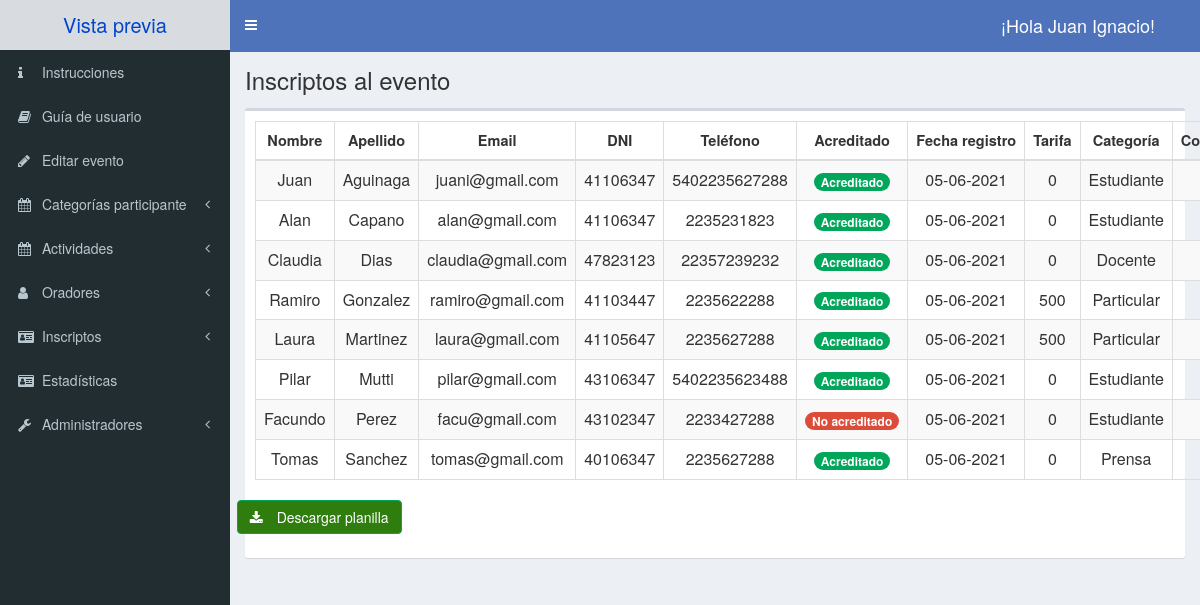
The app's page /admin/descargar-inscriptos.php (signed in) with its own data.
### tables this page shows
CREATE TABLE usuario(
    id_user int NOT NULL AUTO_INCREMENT,  
    email varchar(50) NOT NULL UNIQUE,
    clave varchar(255) NOT NULL,
    dni int(8) UNSIGNED NOT NULL,
    nombre varchar(50) NOT NULL,
    apellido varchar(50) NOT NULL,
    telefono varchar(20) not null,
    calle varchar(50) NOT NULL,
    numero int NOT NULL,
    ciudad varchar(40) NOT NULL,
    provincia varchar(30) NOT NULL,
    pais varchar(30) NOT NULL,
    trabajo_cientifico TINYINT not NULL,
    institucion varchar(100) not null,
    cargo varchar(30) not null,
    PRIMARY KEY(id_user)
);

CREATE TABLE participante(
    id_participante int NOT NULL AUTO_INCREMENT,
    id_user int NOT NULL,
    id_evento int NOT NULL,
    id_categoria int NOT NULL,
    fecha_registro DATE NOT NULL,
    acreditado TINYINT not NULL,
    forma_pago varchar(40) not null,
    importe_abonado float not null,
    comprobante varchar(50) not null,
    fecha_pago date not null,
    comentario_pago varchar(600) not null,
    pago_confirmado TINYINT not NULL,
    exento TINYINT not NULL,
    facturacion TINYINT not NULL,
    iva varchar(15) not null,
    cuit int(12) not null,
    adicionales varchar(600) not null,
    nombre_factura varchar(50) not null,
    alojamiento varchar(100) not null,
    fecha_arribo date not null,
    fecha_partida date not null,
    traslado varchar(50) not null,
    PRIMARY KEY(id_participante),
    UNIQUE KEY (id_user,id_evento),
    FOREIGN KEY(id_user) REFERENCES usuario(id_user) ON DELETE CASCADE,
    FOREIGN KEY(id_evento) REFERENCES evento(id_evento) ON DELETE CASCADE,
    FOREIGN KEY(id_categoria) REFERENCES categoria_participante(id_categoria) ON DELETE CASCADE
);

CREATE TABLE cat_asociadas(
    id_evento int NOT NULL,
    id_categoria int NOT NULL,
    tarifa float not NULL,
    PRIMARY KEY(id_evento,id_categoria),
    FOREIGN KEY(id_evento) REFERENCES evento(id_evento) ON DELETE CASCADE,
    FOREIGN KEY(id_categoria) REFERENCES categoria_participante(id_categoria) ON DELETE CASCADE
);

CREATE TABLE categoria_participante(
    id_categoria int NOT NULL AUTO_INCREMENT,
    nombre varchar(50) NOT NULL,
    autoreg TINYINT not NULL,
    PRIMARY KEY(id_categoria)
);

### admin/descargar-inscriptos.php (the view, shortened to what this page needs)
<?php
include_once 'templates/header.php';
$permiso = $_SESSION['permiso'];
if ($permiso) {
  $id_evento = urldecode(openssl_decrypt($_GET['id'], "AES-128-ECB","unmdp2021"));
} else {
  $id_evento = $_SESSION['id_evento'];
}
?>
<body class="hold-transition skin-blue sidebar-mini">
  <div class="wrapper">
    <?php
    include_once 'templates/barra.php';
    ?>
    <?php
    include_once 'templates/navegacion.php';
    ?>
    <div class="content-wrapper">
      <section class="content-header">
        <h1>
          Inscriptos al evento
        </h1>
      </section>
      <section class="content">
        <div class="row centrar-contenido">
          <div class="col-xs-12">
            <div class="box">
              <div class="box-body">
                <div class="">
                  <table id="dtHorizontalVerticalExample" class="text-center table table-striped table-bordered table-sm " cellspacing="0" width="100%">
                    <thead>
                      <tr>
                        <th class="col-xs-3">Nombre</th>
                        <th class="col-xs-3">Apellido</th>
                        <th class="col-xs-3">Email</th>
                        <th class="col-xs-2">DNI</th>
                        <th class="col-xs-2">Teléfono</th>
                        <th class="col-xs-2">Acreditado</th>
                        <th class="col-xs-2">Fecha registro</th>
                        <th class="col-xs-2">Tarifa</th>
                        <th class="col-xs-2">Categoría</th>
                        <th class="col-xs-2">Comprobante de pago</th>
                      </tr>
                    </thead>
                    <tbody>
                      <?php
                      try {
                        include_once 'funciones/funciones.php';
                        $sql = "
                    SELECT u.id_user, u.nombre, u.apellido, u.email, u.dni, u.telefono, u.calle, u.numero, u.ciudad,
                      u.provincia, u.pais, u.trabajo_cientifico, u.institucion, u.cargo, p.fecha_registro, p.acreditado,
                      p.forma_pago, p.importe_abonado, p.fecha_pago, p.comentario_pago, p.pago_confirmado, p.exento,
                      p.facturacion, p.iva, p.cuit, p.adicionales, p.nombre_factura, p.alojamiento, p.fecha_arribo,
                      p.fecha_partida, p.traslado, c.tarifa, p.comprobante, p.id_participante, p.id_categoria, cp.nombre as nombre_categoria
                    FROM (usuario u INNER JOIN participante p ON u.id_user=p.id_user) INNER JOIN cat_asociadas c
                    ON c.id_categoria=p.id_categoria INNER JOIN categoria_participante cp ON c.id_categoria=cp.id_categoria
                    WHERE p.id_evento=" . $id_evento . " and c.id_evento=" . $id_evento . "
                    ORDER BY u.apellido, u.nombre";
                        $tuplas = $db->query($sql);
                      } catch (Exception $e) {
                        echo "Error: " . $e->getMessage();
                      }
                      if ($tuplas) {
                        while ($user = $tuplas->fetch_assoc()) {
                      ?>
                          <tr>
                            <td><?php echo $user['nombre']; ?></td>
                            <td><?php echo $user['apellido']; ?></td>
                            <td> <?php echo $user['email']; ?></td>
                            <td> <?php echo $user['dni']; ?></td>
                            <td><?php echo $user['telefono']; ?></td>
                            <td><?php
                                if ($user['acreditado']) {
                                  echo "<span id='acreditado' class='badge bg-green'>Acreditado</span>";
                                } else {
                                  echo "<span id='acreditado' class='badge bg-red'>No acreditado</span>";
                                }; ?></td>
                            <td> <?php echo date_format(date_create($user['fecha_registro']), 'd-m-Y'); ?></td>
                            <td> <?php echo $user['tarifa']; ?></td>
                            <td> <?php echo $user['nombre_categoria']; ?></td>
                            <td><?php echo $user['comprobante']; ?></td>
                          </tr>
                      <?php
                        }
                      }
                      ?>
                  </table>
                  <div id="acciones" class="row">
                    <div class="col-lg-2 centrar-contenido">
                      <button type="button" id="exportar" data-id="<?php echo $id_evento ?>" class="btn  btn-success" style="background-color:#2e7d0e"><i class="fa fa-download"></i> Descargar planilla</button>
                    </div>
                  </div>
                </div>
              </div>
            </div>
          </div>
        </div>
      </section>
    </div>
    <?php
    include_once 'templates/footer.php';
    ?>

### admin/css/admin.css (style rules this page uses)
h1 { font-size: 30px; }
table td { font-size: 16px; }
table th { font-size: 14.5px; }
.centrar-contenido { display: flex; justify-content: center; }
#dtHorizontalVerticalExample th, td { white-space: nowrap; }
button i { margin-right: 1rem; }
.btn-success { background-color: #00a65a; border-color: #00a65a; }
#acciones { padding-bottom: 1em }

### records on screen
usuario: nombre "Juan", apellido "Aguinaga", email "juani@gmail.com", dni "41106347", telefono "5402235627288", shows "Acreditado", participante.fecha_registro "05-06-2021", cat_asociadas.tarifa "0", categoria_participante.nombre "Estudiante"
usuario: nombre "Alan", apellido "Capano", email "alan@gmail.com", dni "41106347", telefono "2235231823", shows "Acreditado", participante.fecha_registro "05-06-2021", cat_asociadas.tarifa "0", categoria_participante.nombre "Estudiante"
usuario: nombre "Claudia", apellido "Dias", email "claudia@gmail.com", dni "47823123", telefono "22357239232", shows "Acreditado", participante.fecha_registro "05-06-2021", cat_asociadas.tarifa "0", categoria_participante.nombre "Docente"
usuario: nombre "Ramiro", apellido "Gonzalez", email "ramiro@gmail.com", dni "41103447", telefono "2235622288", shows "Acreditado", participante.fecha_registro "05-06-2021", cat_asociadas.tarifa "500", categoria_participante.nombre "Particular"
usuario: nombre "Laura", apellido "Martinez", email "laura@gmail.com", dni "41105647", telefono "2235627288", shows "Acreditado", participante.fecha_registro "05-06-2021", cat_asociadas.tarifa "500", categoria_participante.nombre "Particular"
usuario: nombre "Pilar", apellido "Mutti", email "pilar@gmail.com", dni "43106347", telefono "5402235623488", shows "Acreditado", participante.fecha_registro "05-06-2021", cat_asociadas.tarifa "0", categoria_participante.nombre "Estudiante"
usuario: nombre "Facundo", apellido "Perez", email "facu@gmail.com", dni "43102347", telefono "2233427288", shows "No acreditado", participante.fecha_registro "05-06-2021", cat_asociadas.tarifa "0", categoria_participante.nombre "Estudiante"
usuario: nombre "Tomas", apellido "Sanchez", email "tomas@gmail.com", dni "40106347", telefono "2235627288", shows "Acreditado", participante.fecha_registro "05-06-2021", cat_asociadas.tarifa "0", categoria_participante.nombre "Prensa"

### other values on screen
$_SESSION['nombre'] "Juan Ignacio"
